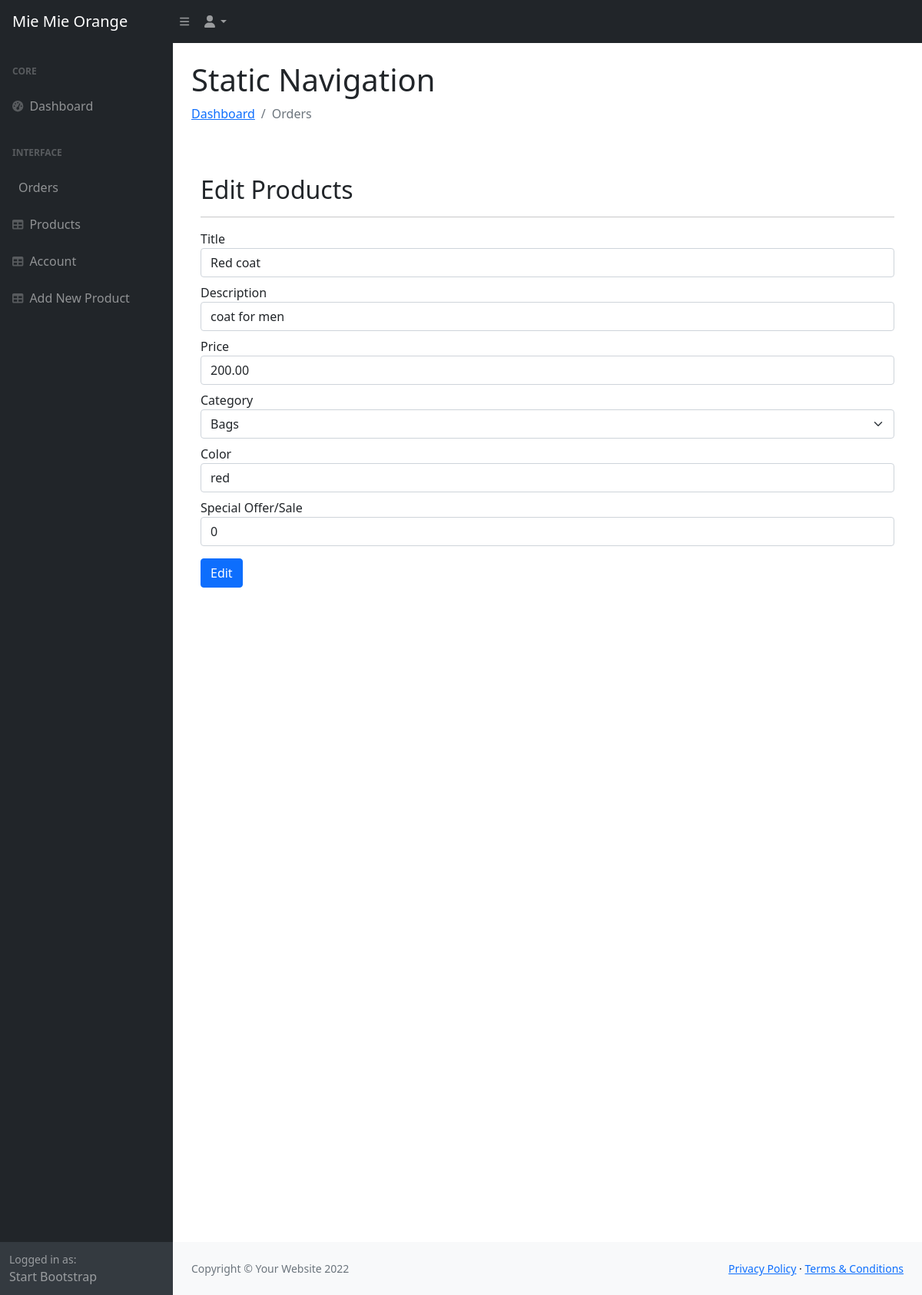
/admin/edit_product.php?product_id=8, run on the app's committed database.
### tables this page shows
CREATE TABLE `products` (
  `product_id` int(11) NOT NULL,
  `product_name` varchar(100) NOT NULL,
  `product_category` varchar(100) NOT NULL,
  `product_description` varchar(255) NOT NULL,
  `product_image` varchar(255) NOT NULL,
  `product_image2` varchar(255) NOT NULL,
  `product_image3` varchar(255) NOT NULL,
  `product_image4` varchar(255) NOT NULL,
  `product_price` decimal(6,2) NOT NULL,
  `product_special_offer` int(2) NOT NULL,
  `product_color` varchar(100) NOT NULL
);

### admin/edit_product.php (the view, shortened to what this page needs)
<?php include('header.php'); ?>
    <?php
        if(isset($_GET['product_id'])){
        $product_id = $_GET['product_id'];
        $stmt = $conn->prepare("SELECT * FROM products WHERE product_id=?");
        $stmt->bind_param('i', $product_id);
        $stmt->execute();
        $products = $stmt->get_result();
        }else if(isset($_POST['edit_btn'])) {
            $product_id=$_POST['product_id'];
            $title=$_POST['title'];
            $description=$_POST['description'];
            $price=$_POST['price'];
            $offer=$_POST['offer'];
            $color=$_POST['color'];
            $category=$_POST['category'];
            $stmt = $conn->prepare("UPDATE products SET product_name=?, product_description=?, product_price=?,
                                    product_special_offer=?, product_color=?, product_category=? WHERE product_id=?");
            $stmt->bind_param('ssssssi',$title, $description, $price, $offer, $color, $category, $product_id);
                if($stmt->execute()) {
                    header('location: product.php?edit_success_message=Product has been updated successfully');
                }else{
                    header('location: product.php?edit_failure_message=Error occured, try again');
                }
        }else{
            header('product.php');
            exit;
        }
    ?>
        <div id="layoutSidenav">
            <div id="layoutSidenav_nav">
                <nav class="sb-sidenav accordion sb-sidenav-dark" id="sidenavAccordion">
                    <div class="sb-sidenav-menu">
                        <div class="nav">
                            <div class="sb-sidenav-menu-heading">Core</div>
                            <a class="nav-link" href="index.php">
                                <div class="sb-nav-link-icon"><i class="fas fa-tachometer-alt"></i></div>
                                Dashboard
                            </a>
                            <div class="sb-sidenav-menu-heading">Interface</div>
                            <a class="nav-link" href="order.php">
                                Orders
                            </a>
                            <a class="nav-link" href="product.php">
                                <div class="sb-nav-link-icon"><i class="fas fa-table"></i></div>
                                Products
                            </a>
                            <a class="nav-link" href="account.php">
                                <div class="sb-nav-link-icon"><i class="fas fa-table"></i></div>
                                Account
                            </a>
                            <a class="nav-link" href="add_product.php">
                                <div class="sb-nav-link-icon"><i class="fas fa-table"></i></div>
                                Add New Product
                            </a>
                        </div>
                    </div>
                    <div class="sb-sidenav-footer">
                        <div class="small">Logged in as:</div>
                        Start Bootstrap
                    </div>
                </nav>
            </div>
            <div id="layoutSidenav_content">
                <main>
                    <div class="container-fluid px-4">
                        <h1 class="mt-4">Static Navigation</h1>
                        <ol class="breadcrumb mb-4">
                            <li class="breadcrumb-item"><a href="index.php">Dashboard</a></li>
                            <li class="breadcrumb-item active">Orders </li>
                        </ol>
        <section class="my-5 py-1">
            <div class="container text-left mt-2 pt-2">
                <h2 class="form-weight-bold">Edit Products</h2>
                <hr class="mx-auto">
            </div>
            <div class="mx-auto container">
                <form id="edit-form" method="POST" action="edit_product.php">
                    <div class="form-group mt-2">
                    <?php foreach($products as $product) { ?>
                        <label>Title</label>
                        <input type="text" class="form-control" id="product_name" value="<?php echo $product['product_name'] ?>" name="title" placeholder="Title" required/>
                    </div>
                    <div class="form-group mt-2">
                        <label>Description</label>
                        <input type="text" class="form-control" id="product_desc" value="<?php echo $product['product_description'] ?>"  name="description" placeholder="Description" required/>
                    </div>
                    <div class="form-group mt-2">
                        <label>Price</label>
                        <input type="text" class="form-control" id="procuct_price" value="<?php echo $product['product_price'] ?>"  name="price" placeholder="Product" required/>
                    </div>
                    <div class="form-group mt-2">
                        <label>Category</label>
                        <select class="form-select" required name="category">
                            <option value="bags">Bags</option>
                        </select>
                    </div>
                    <div class="form-group mt-2">
                        <label>Color</label>
                        <input type="text" class="form-control" id="procuct_color" value="<?php echo $product['product_color'] ?>" name="color" placeholder="Color" required/>
                    </div>
                    <div class="form-group mt-2">
                        <label>Special Offer/Sale</label>
                        <input type="number" class="form-control" id="procuct_sale" value="<?php echo $product['product_special_offer'] ?>"  name="offer" placeholder="Sale%" required/>
                    </div>
                    <div class="from-group mt-3">
                        <input type="submit" class="btn btn-primary" id="edit-btn" name="edit_btn" value="Edit"/>
                    </div>
                    <?php } ?>
                </form>
            </div>
        </section>
                        <div style="height: 100vh"></div>
                    </div>
                </main>
                <footer class="py-4 bg-light mt-auto">
                    <div class="container-fluid px-4">
                        <div class="d-flex align-items-center justify-content-between small">
                            <div class="text-muted">Copyright &copy; Your Website 2022</div>
                            <div>
                                <a href="#">Privacy Policy</a>
                                &middot;
                                <a href="#">Terms &amp; Conditions</a>
                            </div>
                        </div>
                    </div>
                </footer>
            </div>
        </div>
    </body>
</html>

### data on the page
products: title "Red coat", description "coat for men", price "200.00", color "red", offer "0"
